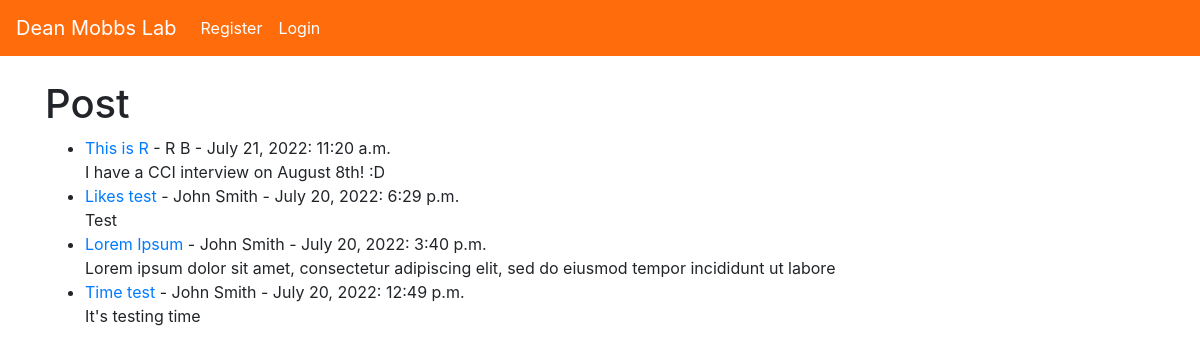
/, run on an earlier commit of the app's database.
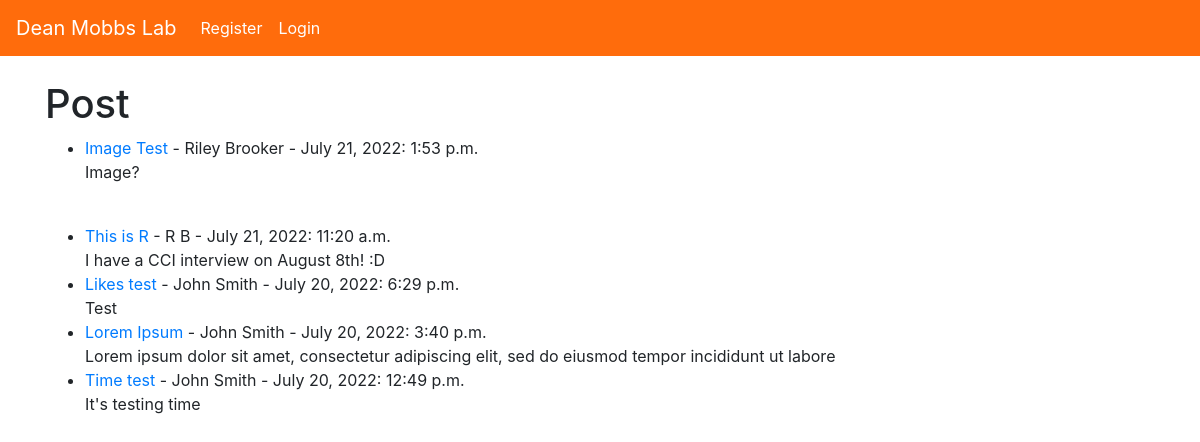
And on a later commit of the database.
### Posts/models.py (models this page shows, shortened)
class Post(models.Model):
    title = models.CharField(max_length=255)
    author = models.ForeignKey(User, on_delete=models.CASCADE)
    body = RichTextField(blank=True, null=True)
    post_date = models.DateField(auto_now_add=True)
    post_time = models.TimeField(auto_now_add=True)
    likes = models.ManyToManyField(User, related_name='posts')
    image = models.ImageField(null=True, blank=True, upload_to="images/")

### Posts/views.py (the view)
# urls.py: path('', HomeView.as_view(), name='home'),
class HomeView(ListView):
    model = Post
    template_name = 'home.html'
    ordering = ['-post_date', '-id']

### Posts/templates/home.html (shortened to what this page needs)
{% extends 'base.html' %}
{% block content %}
<h1>Post</h1>
<ul>
{% for post in object_list %}
    <li><a href="{% url 'post-detail' post.pk %}">{{ post.title }}</a> -
        {{ post.author.first_name }}
        {{ post.author.last_name }} -
        {{ post.post_date }}: {{ post.post_time }}<br/>
        {{ post.body|slice:":100"|safe}} <br/>
{% endfor %}
</ul>
{% endblock %}

### Posts/templates/base.html (shortened to what this page needs)
<!doctype html>
<html lang="en">
  <head>
    <link rel="stylesheet" href="https://cdn.jsdelivr.net/npm/bootstrap@4.4.1/dist/css/bootstrap.min.css">
  </head>
  <body>
    <nav class="navbar navbar-expand-lg navbar-dark" style="background-color: #FF6C0C">
        <a class="navbar-brand" href="{% url 'home' %}">Dean Mobbs Lab</a>
        <div class="collapse navbar-collapse" id="navbarSupportedContent">
          <ul class="navbar-nav mr-auto">
            {% if user.is_authenticated %}
            <li class="nav-item dropdown">
              <a class="nav-link dropdown-toggle" href="#" id="navbarDropdown" role="button" data-toggle="dropdown" aria-haspopup="true" aria-expanded="false" style="color: white;">
                Post
              </a>
              <div class="dropdown-menu" aria-labelledby="navbarDropdown">
                <a class="dropdown-item" href="{% url 'post-create' %}" style="color:#FF6C0C;">Create Post</a>
                <a class="dropdown-item" href="{%url 'my-posts' %}" style="color:#FF6C0C;">My Posts</a>
              </div>
            </li>
              <li class="nav-item">
                <a class="nav-link" href="{% url 'edit-profile' %}" style="color: white">Edit Profile</a>
              </li>
              <li class="nav-item">
                <a class="nav-link" href="{% url 'logout' %}" style="color: white">Logout</a>
              </li>
            {% else %}
              <li class="nav-item">
                <a class="nav-link" href="{% url 'register' %}" style="color: white">Register</a>
              </li>
              <li class="nav-item">
                <a class="nav-link" href="{% url 'login' %}" style="color: white">Login</a>
              </li>
            {% endif %}
          </ul>
        </div>
      </nav>
    <br/>
    <div class="container">
    {% block content %}
    {% endblock %}
    </div>
  </body>
</html>

What changed in the data, as far as the page shows it:
added Post: title "Image Test", author.first_name "Riley", author.last_name "Brooker", post_date "July 21, 2022", post_time "1:53 p.m.", body "Image?"
